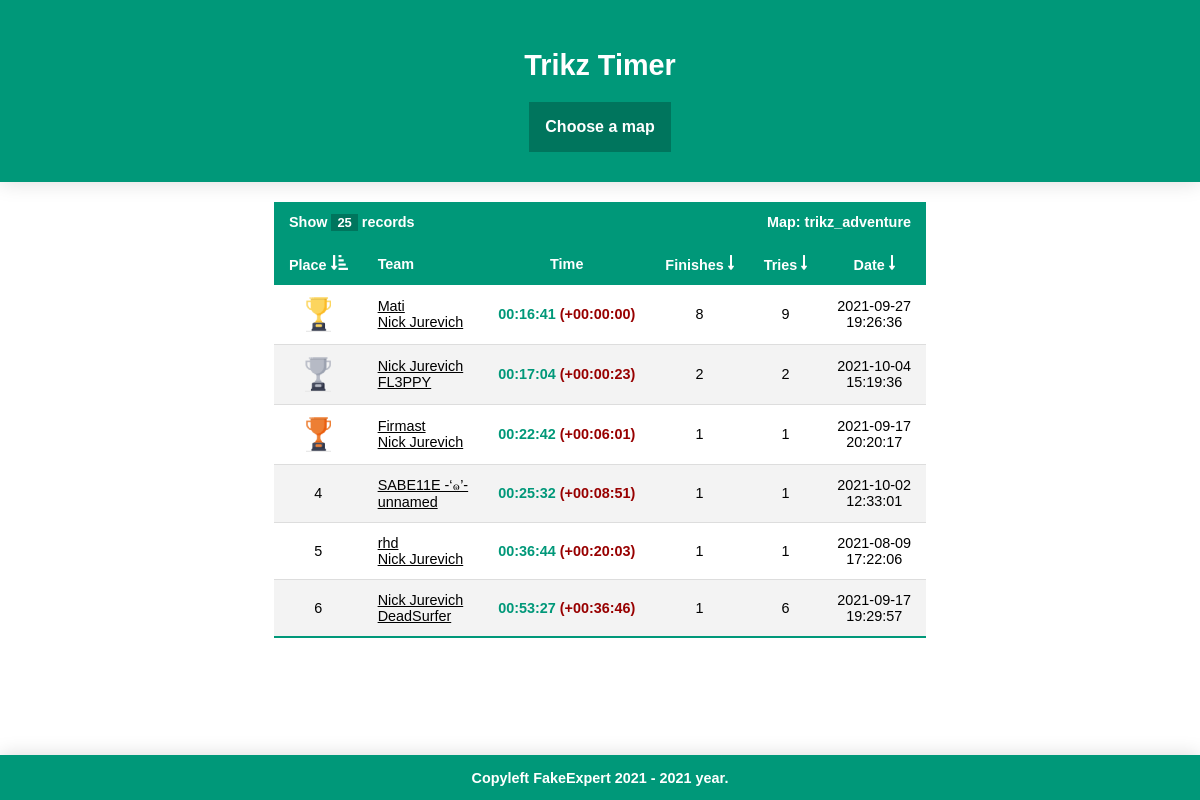
Screenshot of /?limit=25 with the database file from the repository.
### tables this page shows
CREATE TABLE `records` (
  `id` int(11) NOT NULL AUTO_INCREMENT,
  `playerid` int(11) DEFAULT NULL,
  `partnerid` int(11) DEFAULT NULL,
  `time` float DEFAULT NULL,
  `finishes` int(11) DEFAULT NULL,
  `tries` int(11) DEFAULT NULL,
  `cp1` float DEFAULT NULL,
  `cp2` float DEFAULT NULL,
  `cp3` float DEFAULT NULL,
  `cp4` float DEFAULT NULL,
  `cp5` float DEFAULT NULL,
  `cp6` float DEFAULT NULL,
  `cp7` float DEFAULT NULL,
  `cp8` float DEFAULT NULL,
  `cp9` float DEFAULT NULL,
  `cp10` float DEFAULT NULL,
  `points` int(11) DEFAULT NULL,
  `map` varchar(192) DEFAULT NULL,
  `date` int(11) DEFAULT NULL,
  PRIMARY KEY (`id`)
);

CREATE TABLE `users` (
  `id` int(11) NOT NULL AUTO_INCREMENT,
  `username` varchar(64) DEFAULT NULL,
  `steamid` int(11) DEFAULT NULL,
  `geoipcode2` varchar(64) DEFAULT NULL,
  `firstjoin` int(11) DEFAULT NULL,
  `lastjoin` int(11) DEFAULT NULL,
  `points` int(11) DEFAULT NULL,
  PRIMARY KEY (`id`)
);

### web/index.php (the view, shortened to what this page needs)
<html>
<body>
	<div class=header><h1>Trikz Timer</h1>
	<?php
		$db = mysqli_connect('78.84.184.120','fakeexpert','','fakeexpert') or die ('Error connecting to MySQL server.');
		echo "<div class=dropdown><button onclick=myFunction() class=dropbtn>Choose a map</button><div id=myDropdown class=dropdown-content>";
		echo "</div></div>";
	?>
	</div>
	<div class=content>
	<table class=styled-table>
		<thead>
			<?php
				echo "<tr><th colspan=2>Show <div class=dropdownlimit><button onclick=myFunction() class=dropbtnlimit>$_GET[limit]</button> records<div id=myDropdownlimit class=dropdown-contentlimit><a href=?limit=10>10</a><a href=?limit=25>25</a><a href=?limit=50>50</a></div></div></th><th></th><th colspan=3 style=text-align:right>Map: $_SESSION[map]</th></tr>";
			?>
			<tr>
				<?php
					if(isset($_GET['sort']))
					{
						if($_GET['sort'] == 1)
							echo "<th><center>Place <a href=?start=$_GET[start]&sort=0><img src=/sort/sort-amount-down-solid_icon.png></a></center></th>";
						else if($_GET['sort'] == 0)
							echo "<th><center>Place <a href=?start=0&sort=1><img src=/sort/sort-amount-down-alt-solid_icon.png></a></center></th>";
						else
							echo "<th><center>Place <a href=?start=0&sort=1><img src=/sort/sort-amount-down_icon.png></a></center></th>";
					}
					else
						echo "<th><center>Place <a href=?start=0&sort=1><img src=/sort/sort-amount-down-alt-solid_icon.png></a></center></th>";
					echo "<th>Team</th>";
					echo "<th><center>Time</center></th>";
					if(isset($_GET['sort']))
					{
						if($_GET['sort'] == 3)
							echo "<th><center>Finishes <a href=?start=$_GET[start]&sort=2><img src=/sort/sort-amount-down-solid_icon.png></a></center></th>";
						else if($_GET['sort'] == 2)
							echo "<th><center>Finishes <a href=?start=$_GET[start]&sort=3><img src=/sort/sort-amount-down-alt-solid_icon.png></a></center></th>";
						else
							echo "<th><center>Finishes <a href=?start=0&sort=3><img src=/sort/sort-amount-down_icon.png></a></center></th>";
						if($_GET['sort'] == 5)
							echo "<th><center>Tries <a href=?start=$_GET[start]&sort=4><img src=/sort/sort-amount-down-solid_icon.png></a></center></th>";
						else if($_GET['sort'] == 4)
							echo "<th><center>Tries <a href=?start=$_GET[start]&sort=5><img src=/sort/sort-amount-down-alt-solid_icon.png></a></center></th>";
						else
							echo "<th><center>Tries <a href=?start=0&sort=5><img src=/sort/sort-amount-down_icon.png></a></center></th>";
						if($_GET['sort'] == 7)
							echo "<th><center>Date <a href=?start=$_GET[start]&sort=6><img src=/sort/sort-amount-down-solid_icon.png></a></center></th>";
						else if($_GET['sort'] == 6)
							echo "<th><center>Date <a href=?start=0&sort=7><img src=/sort/sort-amount-down-alt-solid_icon.png></a></center></th>";
						else
							echo "<th><center>Date <a href=?start=0&sort=7><img src=/sort/sort-amount-down_icon.png></a></center></th>";
					}
					else
					{
						echo "<th><center>Finishes <a href=?start=0&sort=3><img src=/sort/sort-amount-down_icon.png></a></center></th>";
						echo "<th><center>Tries <a href=?start=0&sort=5><img src=/sort/sort-amount-down_icon.png></a></center></th>";
						echo "<th><center>Date <a href=?start=0&sort=7><img src=/sort/sort-amount-down_icon.png></a></center></th>";
					}
				?>
			</tr>
		</thead>
			<tbody>
			<?php
				if(isset($_GET['start']))
					$start = (int) $_GET['start'];
				else
					$start = 0;
				if(isset($_GET['sort']))
					$sort = (int) $_GET['sort'];
				else
					$sort = 0;
				if(isset($_GET['limit']))
					$limit = (int) $_GET['limit'];
				else
					$limit = 10;
				$query0 = "SELECT COUNT(*) FROM records WHERE map = '$_SESSION[map]'";
				$getSR = "SELECT time FROM records WHERE map = '$_SESSION[map]' ORDER BY time LIMIT 1";
				$queryRank = "SELECT @rownum := @rownum + 1 as rank, p.id FROM (SELECT @rownum := 0) v, (SELECT * FROM records WHERE map = '$_SESSION[map]' GROUP BY id ORDER BY time) p";
				if($sort == 1)
					$query = "SELECT * FROM records WHERE map = '$_SESSION[map]' ORDER BY time DESC LIMIT $start, $limit";
				else if(!$sort)
					$query = "SELECT * FROM records WHERE map = '$_SESSION[map]' ORDER BY time LIMIT $start, $limit";
				mysqli_query($db, $queryRank) or die('Error querying database. [1rank]');
				mysqli_query($db, $query);
				mysqli_query($db, $getSR) or die('Error querying database. [getSR]');
				mysqli_query($db, $query0) or die('Error querying database. [2]');
				$result = mysqli_query($db, $query);
				$resultGetSR = mysqli_query($db, $getSR);
				$rowGetSR = mysqli_fetch_array($resultGetSR);
				$serverRecord = 0;
				while($row = mysqli_fetch_assoc($result))
				{
					$resultRank = mysqli_query($db, $queryRank);
					while($rank = mysqli_fetch_assoc($resultRank))
						if($rank['id'] == $row['id'])
							break;
					$query2 = "SELECT username FROM users WHERE steamid = $row[playerid]";
					mysqli_query($db, $query2) or die('Error querying in table. [3]');
					$result2 = mysqli_query($db, $query2);
					$row2 = mysqli_fetch_array($result2);
					$query3 = "SELECT username FROM users WHERE steamid = $row[partnerid]";
					mysqli_query($db, $query3) or die('Error querying in table. [4]');
					$result3 = mysqli_query($db, $query3);
					$row3 = mysqli_fetch_array($result3);
					$hours = floor($row['time'] / 3600);
					$mins = floor($row['time'] / 60 % 60);
					$secs = floor($row['time'] % 60);
					$time = sprintf("%02d:%02d:%02d", $hours, $mins, $secs);
					if(!$serverRecord)
						$serverRecord = $rowGetSR['time'];
					$timeDiff = $row['time'] - $serverRecord;
					$timeDiffHours = floor($timeDiff / 3600);
					$timeDiffMins = floor($timeDiff / 60 % 60);
					$timeDiffSecs = floor($timeDiff % 60);
					$timeDiffFormated = sprintf("%02d:%02d:%02d", $timeDiffHours, $timeDiffMins, $timeDiffSecs);
					$formatedDateYmd = date("Y-m-d", $row['date']);
					$formatedDateHis = date("H:i:s", $row['date']);
					$stamid64beforefirstuser = 76561197960265728;
					$player1steamid64 = $stamid64beforefirstuser + $row['playerid'];
					$player2steamid64 = $stamid64beforefirstuser + $row['partnerid'];
					if($rank['rank'] == 1)
						echo "<tr><td><center><img src=/topplace/gold_icon.png></center></td><td><a href=https://steamcommunity.com/profiles/$player1steamid64 target=_blank rel='noopener noreferrer' style=color:#000000>$row2[username]</a><br><a href=https://steamcommunity.com/profiles/$player2steamid64 target=_blank rel='noopener noreferrer' style=color:#000000>$row3[username]</a></td><td class=active-row><center>$time <font color=#980000>(+$timeDiffFormated)</font></center></td><td><center>$row[finishes]</center></td><td><center>$row[tries]</center></td><td><center>$formatedDateYmd<br>$formatedDateHis</center></td></tr>";
					else if($rank['rank'] == 2)
						echo "<tr><td><center><img src=/topplace/silver_icon.png></center></td><td><a href=https://steamcommunity.com/profiles/$player1steamid64 target=_blank rel='noopener noreferrer' style=color:#000000>$row2[username]</a><br><a href=https://steamcommunity.com/profiles/$player2steamid64 target=_blank rel='noopener noreferrer' style=color:#000000>$row3[username]</a></td><td class=active-row><center>$time <font color=#980000>(+$timeDiffFormated)</font></center></td><td><center>$row[finishes]</center></td><td><center>$row[tries]</center></td><td><center>$formatedDateYmd<br>$formatedDateHis</center></td></tr>";
					else if($rank['rank'] == 3)
						echo "<tr><td><center><img src=/topplace/bronze_icon.png></center></td><td><a href=https://steamcommunity.com/profiles/$player1steamid64 target=_blank rel='noopener noreferrer' style=color:#000000>$row2[username]</a><br><a href=https://steamcommunity.com/profiles/$player2steamid64 target=_blank rel='noopener noreferrer' style=color:#000000>$row3[username]</a></td><td class=active-row><center>$time <font color=#980000>(+$timeDiffFormated)</font></center></td><td><center>$row[finishes]</center></td><td><center>$row[tries]</center></td><td><center>$formatedDateYmd<br>$formatedDateHis</center></td></tr>";
					else
						echo "<tr><td><center>$rank[rank]</center></td><td><a href=https://steamcommunity.com/profiles/$player1steamid64 target=_blank rel='noopener noreferrer' style=color:#000000>$row2[username]</a><br><a href=https://steamcommunity.com/profiles/$player2steamid64 target=_blank rel='noopener noreferrer' style=color:#000000>$row3[username]</a></td><td class=active-row><center>$time <font color=#980000>(+$timeDiffFormated)</font></center></td><td><center>$row[finishes]</center></td><td><center>$row[tries]</center></td><td><center>$formatedDateYmd<br>$formatedDateHis</center></td></tr>";
				}
			?>
		</tbody>
	</table>
	</div>
	<div class=footer>
		<?php
			$year = date("Y");
			echo "<p>Copyleft FakeExpert 2021 - $year year.</p>";
		?>
	</div>
</body>
</html>

### web/index.php (style rules this page uses)
.styled-table { border-collapse: collapse; font-size: 0.9em; font-family: sans-serif; min-width: 64px; margin-left: auto; margin-right: auto; }
.styled-table thead tr { background-color: #009879; color: #ffffff; text-align: left; }
.styled-table th, .styled-table td { text-align: left; padding: 12px 15px; }
.styled-table tbody tr { background-color: #ffffff; border-bottom: 1px solid #dddddd; }
.styled-table tbody tr:nth-of-type(even) { background-color: #f3f3f3; }
.styled-table tbody tr:last-of-type { border-bottom: 2px solid #009879; }
.styled-table tbody td.active-row { font-weight: bold; color: #009879; }
body { margin: 0; background-color: #ffffff; }
.header { padding: 30px; text-align: center; background: #009879; color: white; font-size: 15px; font-weight: bold; font-size: 0.9em; font-family: sans-serif; box-shadow: 0 0 20px rgba(0, 0, 0, 0.15); }
.content { padding-top: 20px; padding-bottom: 60px; }
.footer { position: fixed; left: 0; bottom: 0; width: 100%; background-color: #009879; color: white; text-align: center; font-size: 0.9em; font-family: sans-serif; font-weight: bold; box-shadow: 0 0 20px rgba(0, 0, 0, 0.15); }
.dropbtn { background-color: #00755D; color: white; padding: 16px; font-size: 16px; border: none; cursor: pointer; font-family: sans-serif; font-weight: bold; }
.dropdown { position: relative; display: inline-block; }
.dropbtnlimit { background-color: #00755D; color: white; font-size: 0.9em; border: none; cursor: pointer; font-family: sans-serif; font-weight: bold; }
.dropdownlimit { position: relative; display: inline-block; }

### rows the page displays
records: users.username "Mati", users.username "Nick Jurevich", time "00:16:41", time "00:00:00", finishes "8", tries "9", date "2021-09-27", date "19:26:36"
records: users.username "Nick Jurevich", users.username "FL3PPY", time "00:17:04", timeDiffFormated "00:00:23", finishes "2", tries "2", date "2021-10-04", date "15:19:36"
records: users.username "Firmast", users.username "Nick Jurevich", time "00:22:42", timeDiffFormated "00:06:01", finishes "1", tries "1", date "2021-09-17", date "20:20:17"
records: rank "4", users.username "SABE11E -‘๑’-", users.username "unnamed", time "00:25:32", timeDiffFormated "00:08:51", finishes "1", tries "1", date "2021-10-02", date "12:33:01"
records: rank "5", users.username "rhd", users.username "Nick Jurevich", time "00:36:44", timeDiffFormated "00:20:03", finishes "1", tries "1", date "2021-08-09", date "17:22:06"
records: rank "6", users.username "Nick Jurevich", users.username "DeadSurfer", time "00:53:27", timeDiffFormated "00:36:46", finishes "1", tries "6", date "2021-09-17", date "19:29:57"

### other values shown
$_GET[limit] "25"
$_SESSION[map] "trikz_adventure"
